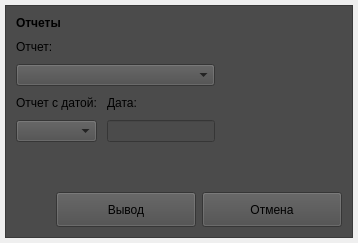
              <widget class="QWidget" name="pageReports">
               <layout class="QHBoxLayout" name="horizontalLayout_32">
                <property name="leftMargin">
                 <number>5</number>
                </property>
                <property name="topMargin">
                 <number>5</number>
                </property>
                <property name="rightMargin">
                 <number>5</number>
                </property>
                <property name="bottomMargin">
                 <number>5</number>
                </property>
                <item>
                 <widget class="QFrame" name="frame_12">
                  <property name="styleSheet">
                   <string notr="true">background-color: rgb(75, 75, 75);</string>
                  </property>
                  <property name="frameShape">
                   <enum>QFrame::StyledPanel</enum>
                  </property>
                  <property name="frameShadow">
                   <enum>QFrame::Raised</enum>
                  </property>
                  <layout class="QVBoxLayout" name="verticalLayout_15">
                   <property name="leftMargin">
                    <number>5</number>
                   </property>
                   <property name="topMargin">
                    <number>5</number>
                   </property>
                   <property name="rightMargin">
                    <number>5</number>
                   </property>
                   <property name="bottomMargin">
                    <number>5</number>
                   </property>
                   <item>
                    <layout class="QGridLayout" name="gridLayout_11">
                     <property name="spacing">
                      <number>0</number>
                     </property>
                     <item row="0" column="0">
                      <layout class="QVBoxLayout" name="verticalLayout_11">
                       <property name="spacing">
                        <number>10</number>
                       </property>
                       <property name="leftMargin">
                        <number>5</number>
                       </property>
                       <property name="topMargin">
                        <number>5</number>
                       </property>
                       <property name="rightMargin">
                        <number>5</number>
                       </property>
                       <property name="bottomMargin">
                        <number>5</number>
                       </property>
                       <item>
                        <widget class="QLabel" name="label_26">
                         <property name="styleSheet">
                          <string notr="true">font: 75 11pt &quot;Montserrat&quot;;
font: bold;</string>
                         </property>
                         <property name="text">
                          <string>Отчеты</string>
                         </property>
                        </widget>
                       </item>
                       <item>
                        <widget class="QLabel" name="label_27">
                         <property name="styleSheet">
                          <string notr="true"/>
                         </property>
                         <property name="text">
                          <string>Отчет:</string>
                         </property>
                        </widget>
                       </item>
                       <item>
                        <widget class="QComboBox" name="comboBox">
                         <property name="styleSheet">
                          <string notr="true"/>
                         </property>
                        </widget>
                       </item>
                       <item>
                        <layout class="QHBoxLayout" name="horizontalLayout_34">
                         <property name="leftMargin">
                          <number>0</number>
                         </property>
                         <property name="topMargin">
                          <number>0</number>
                         </property>
                         <property name="rightMargin">
                          <number>0</number>
                         </property>
                         <property name="bottomMargin">
                          <number>0</number>
                         </property>
                         <item>
                          <layout class="QVBoxLayout" name="verticalLayout_18">
                           <property name="spacing">
                            <number>10</number>
                           </property>
                           <property name="leftMargin">
                            <number>0</number>
                           </property>
                           <property name="topMargin">
                            <number>0</number>
                           </property>
                           <property name="rightMargin">
                            <number>0</number>
                           </property>
                           <property name="bottomMargin">
                            <number>0</number>
                           </property>
                           <item>
                            <widget class="QLabel" name="label_29">
                             <property name="styleSheet">
                              <string notr="true"/>
                             </property>
                             <property name="text">
                              <string>Отчет с датой:</string>
                             </property>
                            </widget>
                           </item>
                           <item>
                            <widget class="QComboBox" name="comboBox_2">
                             <property name="styleSheet">
                              <string notr="true"/>
                             </property>
                            </widget>
                           </item>
                          </layout>
                         </item>
                         <item>
                          <layout class="QVBoxLayout" name="verticalLayout_20">
                           <property name="spacing">
                            <number>10</number>
                           </property>
                           <item>
                            <widget class="QLabel" name="label_30">
                             <property name="styleSheet">
                              <string notr="true"/>
                             </property>
                             <property name="text">
                              <string>Дата:</string>
                             </property>
                            </widget>
                           </item>
                           <item>
                            <widget class="QLineEdit" name="lineEdit">
                             <property name="styleSheet">
                              <string notr="true"/>
                             </property>
                            </widget>
                           </item>
                          </layout>
                         </item>
                        </layout>
                       </item>
                      </layout>
                     </item>
                     <item row="0" column="1">
                      <spacer name="horizontalSpacer_16">
                       <property name="orientation">
                        <enum>Qt::Horizontal</enum>
                       </property>
                       <property name="sizeHint" stdset="0">
                        <size>
                         <width>40</width>
                         <height>20</height>
                        </size>
                       </property>
                      </spacer>
                     </item>
                     <item row="2" column="0" colspan="2">
                      <layout class="QHBoxLayout" name="horizontalLayout_33">
                       <property name="spacing">
                        <number>6</number>
                       </property>
                       <property name="leftMargin">
                        <number>5</number>
                       </property>
                       <property name="topMargin">
                        <number>5</number>
                       </property>
                       <property name="rightMargin">
                        <number>5</number>
                       </property>
                       <property name="bottomMargin">
                        <number>5</number>
                       </property>
                       <item>
                        <spacer name="horizontalSpacer_17">
                         <property name="orientation">
                          <enum>Qt::Horizontal</enum>
                         </property>
                         <property name="sizeHint" stdset="0">
                          <size>
                           <width>40</width>
                           <height>20</height>
                          </size>
                         </property>
                        </spacer>
                       </item>
                       <item>
                        <widget class="QPushButton" name="pushButton_2">
                         <property name="minimumSize">
                          <size>
                           <width>140</width>
                           <height>35</height>
                          </size>
                         </property>
                         <property name="styleSheet">
                          <string notr="true"/>
                         </property>
                         <property name="text">
                          <string>Вывод</string>
                         </property>
                        </widget>
                       </item>
                       <item>
                        <widget class="QPushButton" name="pushButton">
                         <property name="minimumSize">
                          <size>
                           <width>140</width>
                           <height>35</height>
                          </size>
                         </property>
                         <property name="styleSheet">
                          <string notr="true"/>
                         </property>
                         <property name="text">
                          <string>Отмена</string>
                         </property>
                        </widget>
                       </item>
                      </layout>
                     </item>
                     <item row="1" column="0">
                      <spacer name="verticalSpacer_6">
                       <property name="orientation">
                        <enum>Qt::Vertical</enum>
                       </property>
                       <property name="sizeHint" stdset="0">
                        <size>
                         <width>20</width>
                         <height>40</height>
                        </size>
                       </property>
                      </spacer>
                     </item>
                    </layout>
                   </item>
                  </layout>
                 </widget>
                </item>
               </layout>
              </widget>
